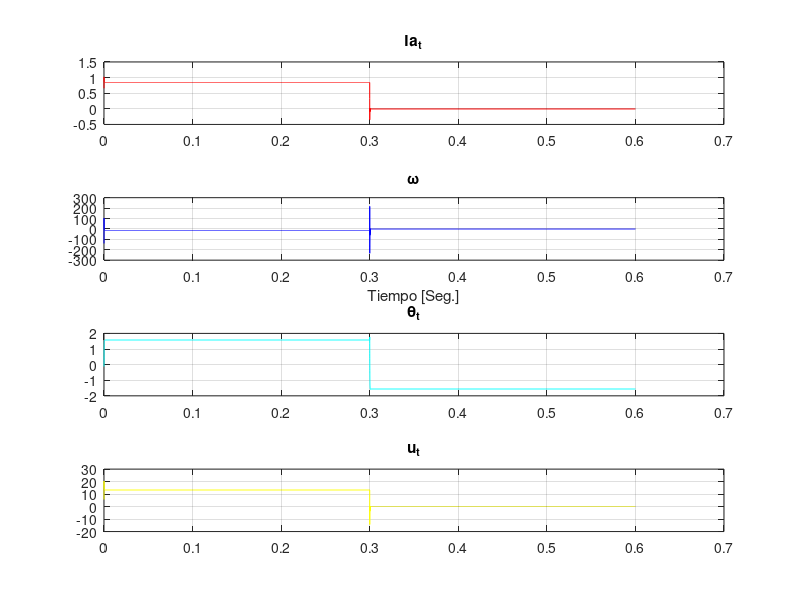

Here is the MATLAB script that generated this plot:
clear all;close all;
ii=0;TitaRef=pi/2;T=1.1e-3;
% T=0;
Ts=0.001;Veces_Euler=1e2;t_etapa=Ts/Veces_Euler;tF=.6;
Laa= 2.3870e-04; J=4.2578e-10;Ra=25.3177;Bm=0;Ki=0.0021;Km=0.0605;
Mat_Ac=[-Ra/Laa -Km/Laa 0; Ki/J -Bm/J 0; 0 1 0];
Mat_Bc=[1/Laa; 0; 0];Mat_Fc=[0;-1/J;0];
Mat_C=[0 0 1];
H=[0;0;0];F=H;d_tao=Ts/100;tao=0;
for hh=1:100
 dF=expm(Mat_Ac*tao)*Mat_Fc*d_tao;
 F=F+dF;
 dH=expm(Mat_Ac*tao)*Mat_Bc*d_tao;
 H=H+dH;
 tao=tao+d_tao;
end
Mat_B=H;
Mat_F=F;
Mat_A=expm(Mat_Ac*Ts);eig(Mat_A)
Mat_Aa=[Mat_A zeros(3,1);-Mat_C*Mat_A, 1];
Mat_Ba=[Mat_B;-Mat_C*Mat_B];
Q=diag([1e0 1e-3 1e1 1e5]);
R=1e3; %Nótese con R=1 no cumple restricciones de u
%Contrucción del Hamiltoniano para el cálculo del controlador
H=[Mat_Aa -Mat_Ba*inv(R)*Mat_Ba'; -Q -Mat_Aa'];
[V,D]=eig(H);MX1X2=[];
for ii=1:8
 if real(D(ii,ii))<1
 MX1X2=[MX1X2 V(:,ii)];
 end
end
MX1=MX1X2(1:4,1:4); MX2=MX1X2(5:8,1:4);
P=real(MX2*inv(MX1));
Ka=inv(R+Mat_Ba'*P*Mat_Ba)*Mat_Ba'*P*Mat_Aa;
aut_controlador=abs(eig(Mat_Aa-Mat_Ba*Ka));
Mat_A_O=Mat_A';Mat_B_O=Mat_C';Qo=diag([1e-1 1e-2 1e0]);Ro=1e-1;
%Contrucción del Hamiltoniano para el cálculo del controlador
Ho=[Mat_A_O -Mat_B_O*inv(Ro)*Mat_B_O'; -Qo -Mat_A_O'];
[Vo,Do]=eig(Ho);MX1X2=[];
for ii=1:6
 if real(Do(ii,ii))<1
 MX1X2=[MX1X2 Vo(:,ii)];
 end
end
MX1o=MX1X2(1:3,1:3); MX2o=MX1X2(4:6,1:3);
Po=real(MX2o*inv(MX1o));
Ko=(inv(Ro+Mat_B_O'*Po*Mat_B_O)*Mat_B_O'*Po*Mat_A_O)';
eig(Mat_A-Ko*Mat_C)
x_hat=[0;0;0];x=[0;0;0];zona_m=1;ve1(1)=pi/2;t=0;y_hat=0;
for ii=0:1:tF/t_etapa
 t(ii+1)=t_etapa*ii;
 y=Mat_C*x;
 ve1(ii+2)=ve1(ii+1)+TitaRef-y;
 u(ii+1)=-Ka*[x_hat;ve1(ii+1)];
 if(abs(u(ii+1))<zona_m)
 u(ii+1) = 0;
 else
 u(ii+1) = sign(u(ii+1))*(abs(u(ii+1)-zona_m));
 end
 if u(ii+1)>24
 u(ii+1)=24;
 end
 if u(ii+1)<-24
 u(ii+1)=-24;
 end
 x=Mat_A*x+Mat_B*u(ii+1)+Mat_F*T;
 x_hat=Mat_A*x_hat+Mat_B*u(ii+1)+Ko*(y-y_hat)+Mat_F*T;
 y_hat=Mat_C*x_hat;
 Ia(ii+1)=x(1); %Ia
 Omega(ii+1)=x(2); %omega
 Tita(ii+1)=x(3); %tita
 if t(ii+1)>0.3
 TitaRef=-pi/2;
 T=0;
 end
end

subplot(4,1,1);plot(t,Ia,'r');title('Ia_t');hold on;grid on;
subplot(4,1,2);plot(t,Omega,'b');title('\omega');xlabel('Tiempo [Seg.]');hold on;grid on;
subplot(4,1,3);plot(t,Tita,'c');title('\theta_t');hold on;grid on;
subplot(4,1,4);plot(t,u,'y');title('u_t');hold on;grid on;
